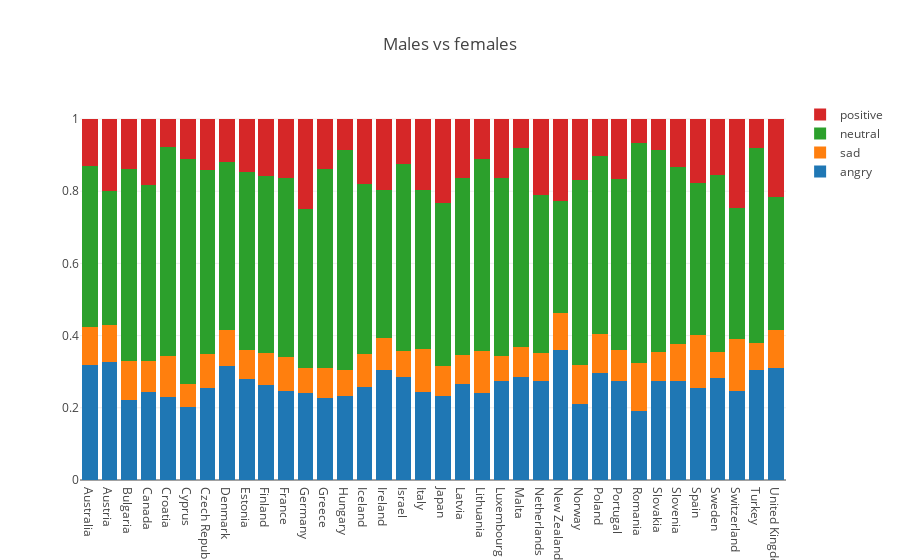

Notebook source saved alongside this figure:
### Markdown cell above
# By country

### Code cell
df = merged_simplified[[1,2,3,4,'total', 'country_name']]
wm = lambda x: np.average(x, weights=df.loc[x.index, 'total'])
f = {'total': ['sum'], 1: {1 : wm}, 2: {2 : wm} , 3: {3 : wm}, 4: {4: wm}}
df = df.groupby(['country_name']).agg(f)
df = df.reset_index()

data = [
        go.Bar(
        x=df[('country_name', '')],
        y=df[(1, 1)],
        name='angry'
        
    ),
    go.Bar(
        x=df[('country_name', '')],
        y=df[(2, 2)],
        name='sad'
        
    ),
    go.Bar(
        x=df[('country_name', '')],
        y=df[(3, 3)],
        
        name='neutral'
    ),
    go.Bar(
        x=df[('country_name', '')],
        y=df[(4, 4)],
        name='positive'
    )

]

layout = go.Layout(
    barmode='stack',
    title='By country'
)

fig = go.Figure(data=data, layout=layout)
iplot(fig)

### Figure 1 — Plotly figure (JSON) as saved in the notebook; plotly's stock layout.template omitted (floating-point values rounded to 4 significant figures)
{"data": [{"name": "angry", "type": "bar", "uid": "d798275a-8dfa-11e8-a0c7-10f005216515", "x": ["Australia", "Austria", "Bulgaria", "Canada", "Croatia", "Cyprus", "Czech Republic", "Denmark", "Estonia", "Finland", "France", "Germany", "Greece", "Hungary", "Iceland", "Ireland", "Israel", "Italy", "Japan", "Latvia", "Lithuania", "Luxembourg", "Malta", "Netherlands", "New Zealand", "Norway", "Poland", "Portugal", "Romania", "Slovakia", "Slovenia", "Spain", "Sweden", "Switzerland", "Turkey", "United Kingdom"], "y": [0.3179, 0.3271, 0.2216, 0.2451, 0.2313, 0.2036, 0.255, 0.3155, 0.2808, 0.264, 0.2461, 0.2417, 0.2269, 0.2324, 0.2585, 0.3043, 0.2857, 0.2445, 0.234, 0.2663, 0.2404, 0.2755, 0.2846, 0.2747, 0.3592, 0.2101, 0.2972, 0.2744, 0.1902, 0.2729, 0.2744, 0.2557, 0.2817, 0.2468, 0.3039, 0.3114]}, {"name": "sad", "type": "bar", "uid": "d798275b-8dfa-11e8-a0c7-10f005216515", "x": ["Australia", "Austria", "Bulgaria", "Canada", "Croatia", "Cyprus", "Czech Republic", "Denmark", "Estonia", "Finland", "France", "Germany", "Greece", "Hungary", "Iceland", "Ireland", "Israel", "Italy", "Japan", "Latvia", "Lithuania", "Luxembourg", "Malta", "Netherlands", "New Zealand", "Norway", "Poland", "Portugal", "Romania", "Slovakia", "Slovenia", "Spain", "Sweden", "Switzerland", "Turkey", "United Kingdom"], "y": [0.1054, 0.1028, 0.1082, 0.08495, 0.1116, 0.06361, 0.09448, 0.1006, 0.08005, 0.08842, 0.09423, 0.06921, 0.08403, 0.07365, 0.09051, 0.08915, 0.07198, 0.1176, 0.08058, 0.0789, 0.1158, 0.06888, 0.083, 0.07833, 0.1041, 0.1094, 0.1085, 0.08664, 0.1337, 0.08079, 0.1023, 0.1455, 0.07367, 0.1435, 0.07442, 0.1038]}, {"name": "neutral", "type": "bar", "uid": "d798275c-8dfa-11e8-a0c7-10f005216515", "x": ["Australia", "Austria", "Bulgaria", "Canada", "Croatia", "Cyprus", "Czech Republic", "Denmark", "Estonia", "Finland", "France", "Germany", "Greece", "Hungary", "Iceland", "Ireland", "Israel", "Italy", "Japan", "Latvia", "Lithuania", "Luxembourg", "Malta", "Netherlands", "New Zealand", "Norway", "Poland", "Portugal", "Romania", "Slovakia", "Slovenia", "Spain", "Sweden", "Switzerland", "Turkey", "United Kingdom"], "y": [0.4464, 0.3701, 0.533, 0.4879, 0.5805, 0.6209, 0.5084, 0.4649, 0.4917, 0.4894, 0.4951, 0.439, 0.5496, 0.6088, 0.47, 0.4089, 0.5183, 0.4412, 0.4534, 0.4911, 0.5333, 0.4923, 0.5534, 0.4356, 0.3102, 0.5122, 0.4917, 0.4729, 0.6093, 0.5611, 0.491, 0.422, 0.4897, 0.3645, 0.5411, 0.3696]}, {"name": "positive", "type": "bar", "uid": "d798275d-8dfa-11e8-a0c7-10f005216515", "x": ["Australia", "Austria", "Bulgaria", "Canada", "Croatia", "Cyprus", "Czech Republic", "Denmark", "Estonia", "Finland", "France", "Germany", "Greece", "Hungary", "Iceland", "Ireland", "Israel", "Italy", "Japan", "Latvia", "Lithuania", "Luxembourg", "Malta", "Netherlands", "New Zealand", "Norway", "Poland", "Portugal", "Romania", "Slovakia", "Slovenia", "Spain", "Sweden", "Switzerland", "Turkey", "United Kingdom"], "y": [0.1304, 0.2, 0.1372, 0.182, 0.07656, 0.112, 0.1421, 0.1189, 0.1474, 0.1582, 0.1646, 0.25, 0.1395, 0.08511, 0.181, 0.1977, 0.124, 0.1967, 0.232, 0.1637, 0.1104, 0.1633, 0.07905, 0.2114, 0.2265, 0.1683, 0.1026, 0.1661, 0.06684, 0.08515, 0.1324, 0.1767, 0.1549, 0.2452, 0.08062, 0.2152]}], "layout": {"barmode": "stack", "title": "Males vs females"}}
